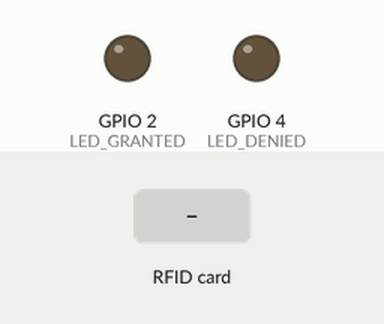
A sketch run on a simulated ESP32. Shown: output pins drawn as LEDs (lit = HIGH). The test bench sets the inputs (shaded band). WiFi joins after 1.5 s; servers stay silent unless stated; what the sketch prints to the serial monitor is not drawn.

Above: at 2.7 s.
2.8 s: RFID card 5E 7A 19 C4 held to the reader
At 5.03 s:
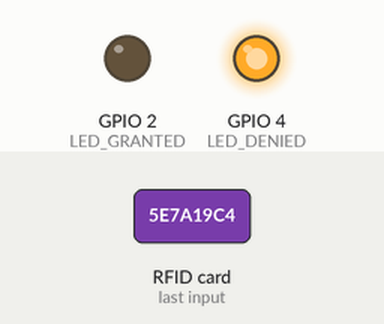
Timing chart, 0 to 6.7 s (numbered marks = the images above; inputs shaded):
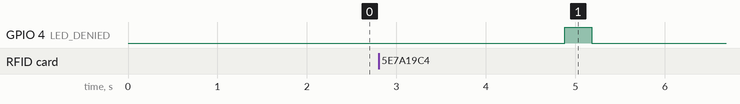

The sketch:

ESP32code.ino
```cpp
/*************************************************************************************************************
**************************************************************************************************************
* Title: System for COVID-19 prevention in closed spaces by access control and CO2 monitoring                *
*                                                                                                            *
* Authors: Pablo Rodríguez Martín & Daniel García Portero                                                    *
*                                                                                                            *
* Date: February 11th, 2021                                                                                  *
*                                                                                                            *
* Version:  1.0                                                                                              *
*                                                                                                            *
* Type: Arduino code for ESP32                                                                               *
*                                                                                                            *
* Availability: https://github.com/paroma96/COVID-19-prevention-by-access-control-and-CO2-monitoring/import  *
*                                                                                                            *
**************************************************************************************************************
**************************************************************************************************************/

#include <SPI.h>
#include <MFRC522.h>
#include <WiFi.h>
#include <WiFiUdp.h>
#include "MQUnifiedsensor.h"

#define SS_PIN 21
#define RST_PIN 22
#define CO2_PIN 34
#define LED_GRANTED 2
#define LED_DENIED 4

const char* ssid = "<YOUR_WIFI_SSID>";  // WiFi SSID
const char* password = "<YOUR_WIFI_PASS>";  // WiFi password
const uint16_t port_Access = 8085;  // TCP/IP access server
const uint16_t port_CO2 = 8084;  // UDP/IP access server
char ch;

IPAddress ipRaspaddr(192,168,1,132);  // Raspberry Pi 3B+ IP address
MFRC522 mfrc522(SS_PIN, RST_PIN); // Instance of the class
WiFiUDP udp;
MQUnifiedsensor co2Sensor("ESP32", 3.3, 12, CO2_PIN, "MQ-135");  // 3.3V and 12 bits for ADC's resolution


/************** SETUP ******************/
void setup() {
   Serial.begin(9600);
   SPI.begin();  // Initializing SPI bus
   mfrc522.PCD_Init(); // Initializing MFRC522 RFID module
   Serial.println("Calibrating CO2 sensor");
   co2Sensor.setRegressionMethod(1); // 1-Exponential, 2-Linear
   co2Sensor.setA(110.47);
   co2Sensor.setB(-2.862); // Values for CO2: ppm=a*ADC_level^b=110.47*ADC_level^(-2.862) -> https://github.com/miguel5612/MQSensorsLib/blob/master/examples/MQ-135-ALL/MQ-135-ALL.ino
   co2Sensor.setRL(1);  // 1kOhm load NECESSARY TO EVALUATE ON BOARD -> https://roboticafacil.es/prod/sensor-gas/
   // FIRST R0 CALIBRATION BEFORE USE. PREHEATING IS NEEDED. CONNECT, WAIT AND THEN RESET AFTER A WHILE. THEN SET R0 AND COMMENT THIS LOOP
   float calcR0 = 0;
   for(int i=1;i<=10;i++){
      co2Sensor.update();
      calcR0 += co2Sensor.calibrate(3.6); // 400ppm as ratio MQ-135 in clean air -> https://www.olimex.com/Products/Components/Sensors/Gas/SNS-MQ135/resources/SNS-MQ135.pdf
   }
   co2Sensor.setR0(calcR0/10);
   co2Sensor.setR0(18); // R0 = 18kOhm MEASURED WITH OPEN CLEAN AIR - Oscillating between 16kOhm and 20kOhm
   Serial.print("R0 = ");
   Serial.print(co2Sensor.getR0());
   Serial.println(" kOhm");
   co2Sensor.init();
   Serial.println("Calibration done!");
   pinMode(LED_GRANTED, OUTPUT);
   pinMode(LED_DENIED, OUTPUT);
   Serial.print("Connecting to ");
   Serial.print(ssid);
   WiFi.mode(WIFI_STA);
   WiFi.begin(ssid, password);  // Initializing connection with WiFi
   while (WiFi.status() != WL_CONNECTED) {
      delay(500);
      Serial.print(".");
   }
   Serial.println("");
   Serial.println("CONNECTED!");
   Serial.print("IP: ");
   Serial.println(WiFi.localIP());  // Gets its IP address
   Serial.println("READY\n");
   udp.begin(666); // Random listen port, we don´t use it anymore
}


/************** LOOP ******************/
void loop() {
  int counter = 0;
  int valueCO2 = 0;
  WiFiClient client;
  while(!client.connected()){ // In case it is disconnected from database, tries with another attempt. RFID will be not functional until it is possible to check database
    Serial.print("CONNECTING TO DATABASE");
    for(int i = 0; i < 3; i++){
      delay(700);
      Serial.print(".");
    }
    Serial.println("");
    client.connect(ipRaspaddr,port_Access);  // Attempt of connecting
    if(client.connected())
      Serial.println("DONE\n");
  }
  while(client.connected()){  // In case it is already connected with database
    if(mfrc522.PICC_IsNewCardPresent()){  // For not checking the same approximated card for more than once
      if(mfrc522.PICC_ReadCardSerial()){  // For checking possibility of obtaining card's UID
        String content = getUID();  // User ID to be sent to the RPi
        Serial.println(content);
        String result = checkUID(client, content);
        decissionUID(result);
      }
    }else{
      delay(100); // Checks every 0.5 second(s)
      if(counter>50){ // READING PERIOD: 5 SECONDS
        valueCO2 = 0;
        for(int i = 0; i < 10; i++){ // Avoids big fluctuations
          co2Sensor.update();
          valueCO2 = valueCO2 + co2Sensor.readSensor();
          delay(50);
        }
        valueCO2 = valueCO2/10;
        Serial.print("CO2 concentration: ");
        //Serial.print(valueCO2);
        Serial.print(valueCO2+400);  // 400ppm minimum
        Serial.println(" ppm");
        counter = 0;
        if(valueCO2 > 600){
          Serial.println("WARNING: HIGH CO2 CONCENTRATION DETECTED");
          if(valueCO2 > 800){
            Serial.println("ALERT: DANGER CO2 LEVEL ZONE");
            if(valueCO2 > 1000){
              Serial.println("ALERT: EXCEEDED SAFE CONCENTRATION! DO VENTILATE!");
              if(valueCO2 > 2000){
              Serial.println("DANGER: TOO HIGH CO2 LEVEL");
              }
            }
          }
        }
        sendCO2value(valueCO2+400);
      }else
        counter = counter + 1;
    }
  }
}

/**
 * OBTAINS THE ID FROM THE USER CARD IN HEXADECIMAL
 * NUMBERS, THEN RETURNS VALUE.
 */
String getUID(){
  Serial.print("User ID:");
  String content= "";  // User ID to be sent to the RPi
  for(byte i = 0; i < mfrc522.uid.size; i++) {
    Serial.print(mfrc522.uid.uidByte[i] < 0x10 ? " 0" : " ");
    Serial.print(mfrc522.uid.uidByte[i], HEX);
    content.concat(String(mfrc522.uid.uidByte[i] < 0x10 ? " 0" : " "));
    content.concat(String(mfrc522.uid.uidByte[i], HEX)); // Final hexadecimal User ID to be checked
  }
  Serial.println();
  mfrc522.PICC_HaltA();
  return content;
}

/*
 * SENDS THE STRING WITH USER ID CODE AND WAITS UNTIL
 * RECEIVING A RESPONSE FROM SERVER (TCP/IP Tx). THEN RETURNS IT.
 */
String checkUID(WiFiClient client, String content){
  Serial.println("CHECKING USER ID");
  content.toUpperCase();
  client.print(content.substring(1));  // UID sent to database server
  delay(1000);  // Gives 1 second to allow computation on server and communication to execute
  String result;
  while(client.available()>0) {
    ch = static_cast<char>(client.read());  // Reading the response character by character
    result.concat(ch);
  }
  return result;
}

/*
 * CHECKS IF USER HAS GOT PERMISSION FOR ENTERING,
 * IN CASE IT DOES, ACCESS WILL BE PERMITTED (TCP/IP Rx).
 */
void decissionUID(String result){
  // In case the card is authorized
  if(result == "Granted"){
    Serial.println("AUTHORIZED ACCESS");
    digitalWrite(LED_GRANTED , HIGH);
    delay(300);
    digitalWrite(LED_GRANTED , LOW);
    delay(200);
    Serial.println("");
  // In case the card is NOT authorized
  }else{
    Serial.println("ACCESS DENIED");
    digitalWrite(LED_DENIED , HIGH);
    delay(300);
    digitalWrite(LED_DENIED , LOW);
    delay(200);
    Serial.println("");
  }
}

/*
 * SENDS CO2 LEVEL TO SERVER VIA UDP/IP.
 */
void sendCO2value(int valueCO2){
  udp.beginPacket("192.168.1.132", port_CO2);
  udp.print(valueCO2); // CO2 value sent to database server
  udp.endPacket();
  delay(1000);  // Gives 1 second to allow computation on server and communication to execute
}
```

Measured:
- after the input at 2.8 s, GPIO 4 (LED_DENIED): LOW → HIGH after 2.1 s, → LOW 0.30 s later
